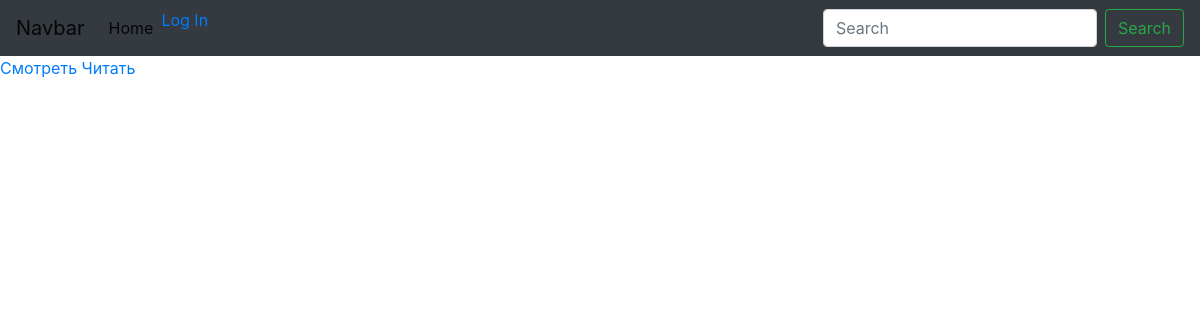
/obrazovanie/экофилософия-1592681680/, run on an earlier commit of the app's database.
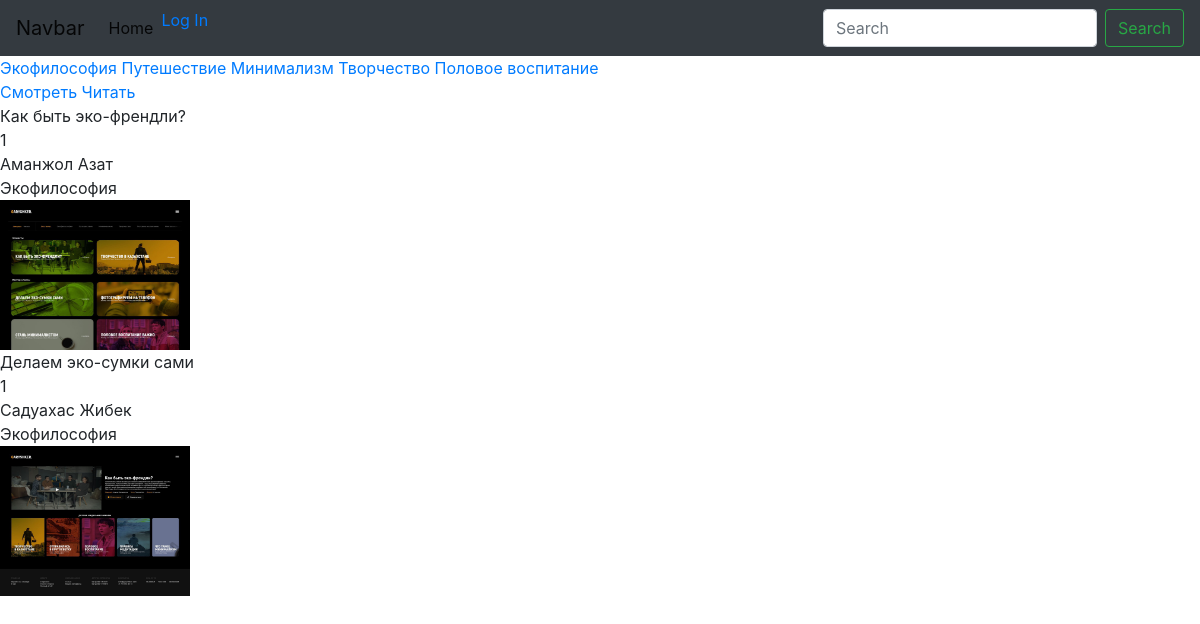
And on a later commit of the database.
### Obrazovanie/models.py (models this page shows, shortened)
class Genre(models.Model):
    name = models.CharField(max_length=120)
    slug = models.SlugField(blank=True, unique=True)
    def __str__(self):
        return str(self.name)

class Item(models.Model):
    type = models.ForeignKey(Type, on_delete=models.CASCADE, blank=True, null=True)
    format = models.ForeignKey(Format, on_delete=models.CASCADE, blank=True, null=True)
    name = models.CharField(max_length=120)
    number_of_item = models.IntegerField()
    guest = models.CharField(max_length=120, default='Secret')
    image = models.ImageField(blank=True, upload_to='item-image')
    genre = models.ForeignKey(Genre, on_delete=models.CASCADE, blank=True, null=True)
    video = models.FileField(upload_to='item-videos', default='Please upload video')
    description_video = models.TextField(blank=True, null=True)
    created_date = models.DateTimeField(default=timezone.now)
    leading = models.CharField(max_length=120, blank=True)

### Obrazovanie/views.py (the view)
# urls.py: path('obrazovanie/<str:slug>/', genre_detail, name='genre_detail_url'),
def genre_detail(request, slug):
    genre_all = Genre.objects.all()
    genre = Genre.objects.filter(slug=slug)
    return render(request, 'obrazovanie/genre_detail.html', context={'genre':genre, 'genre_all': genre_all})

### Obrazovanie/templates/obrazovanie/genre_detail.html (shortened to what this page needs)
{% extends 'base.html' %}
{% block subtitle %}
{% for genre in genre_all %}
  <a href="{% url 'genre_detail_url' slug=genre.slug %}">{{ genre.name }}</a>
{% endfor %}
  <div class="">
    <a href="{% url 'obrazovanie_url' %}">Смотреть</a>
    <a href="{% url 'obrazovanie_url' %}">Читать</a>
  </div>
{% endblock %}
{% block content %}
 {% for genre in genre %}
    {% for item in genre.item_set.all %}
      <div class="">
      {{ item.name }}
      <div class="">
        {{ item.number_of_item }}
      </div>
      <div class="">
        {{ item.guest }}
      </div>
      <div class="">
        {{ item.genre }}
      </div>
      <div class="">
        <img style="width: 190px; height: 150px;" src="{{ item.image.url }}" alt="">
      </div>
    </div>
    {% endfor %}
  {% endfor %}
{% endblock %}

What changed in the data, as far as the page shows it:
added Genre: name "Экофилософия"
added Genre: name "Путешествие"
added Genre: name "Минимализм"
added Genre: name "Творчество"
added Genre: name "Половое воспитание"
added Item: name "Как быть эко-френдли?", number_of_item "1", guest "Аманжол Азат", genre "Экофилософия", image (picture)
added Item: name "Делаем эко-сумки сами", number_of_item "1", guest "Садуахас Жибек", genre "Экофилософия", image (picture)
